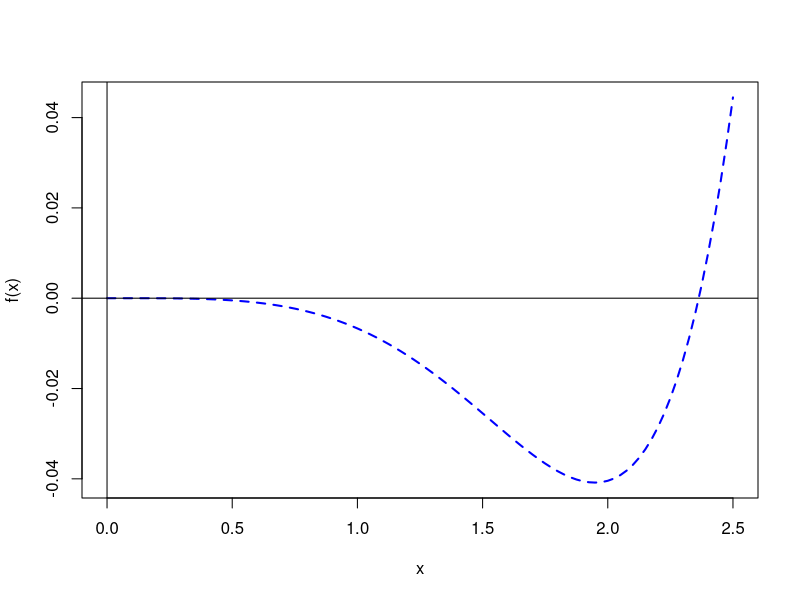

Write the R code that produced this figure.
newtonRaphson <- function(x)
{
  f <- exp(x)-1-x-((x^2)/2)-((x^3)/6)*exp(0.3*x)
  return(f)
}
curve(exp(x)-1-x-((x^2)/2)-((x^3)/6)*exp(0.3*x), xlim=c(0,2.5), col='blue', lwd=2, lty=2, ylab='f(x)')
abline(h=0)
abline(v=0)

differentiationOfF <- function(x)
{
  res1 <- exp(x)-1-x-((exp(0.3*x)*0.3*x^3)+(3*x^2*exp(0.3*x)))/6
  return(res1)
}

x0 = 2
n=1

while(n<20){
  y0 = newtonRaphson(x0)
  y1 = differentiationOfF(x0)
  x1 <- x0 - (y0/y1)
  if(abs((x0-x1)/x1) < 0.00001){
    break
  }
  x0 <- x1
  cat("Iteration no. ",n,"->",x0,"\n")
  n <- n+1
}
